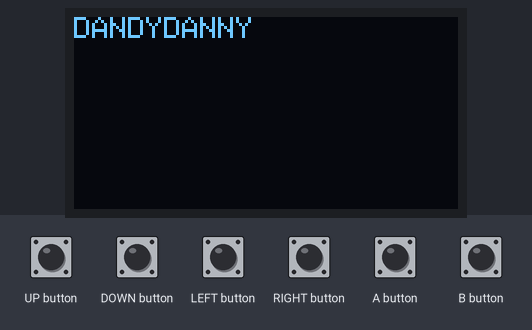
The sketch below on a simulated Arduboy, built with avr-gcc and run on an emulated ATmega32U4. Shown: 128×64 one-colour display. The inputs (shaded band) are chosen by the test bench.

Above: at 1.2 s.
1.3 s: DOWN button pressed for 0.15 s
At 2.6 s:
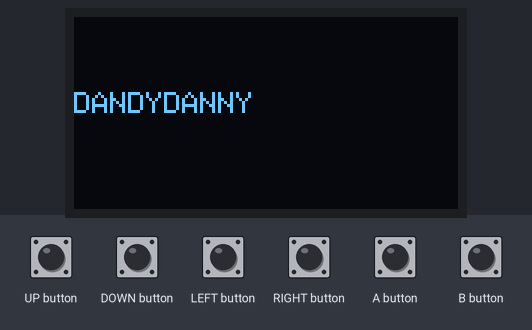
2.9 s: A button pressed for 0.15 s
At 2.98 s:
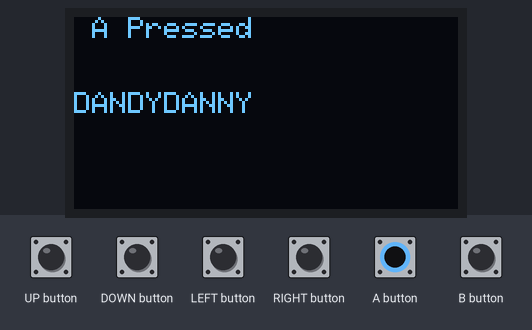
4.5 s: B button pressed for 0.15 s
At 4.58 s:
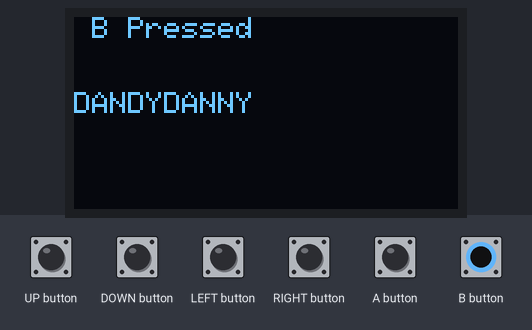
6.1 s: RIGHT button pressed for 1 s
At 7.5 s:
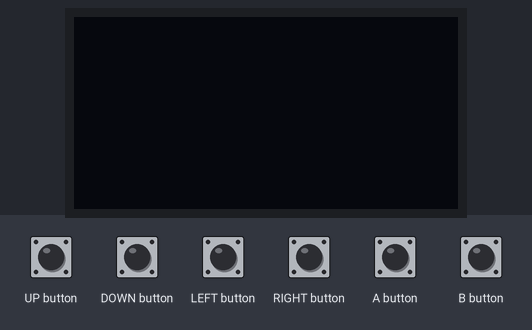
8.6 s: LEFT button pressed for 0.15 s
At 9.4 s:
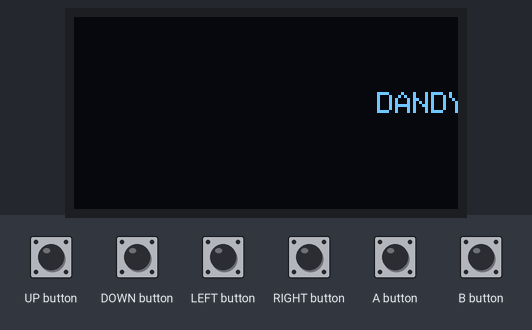
10.2 s: UP button pressed for 0.15 s
At 11.5 s:
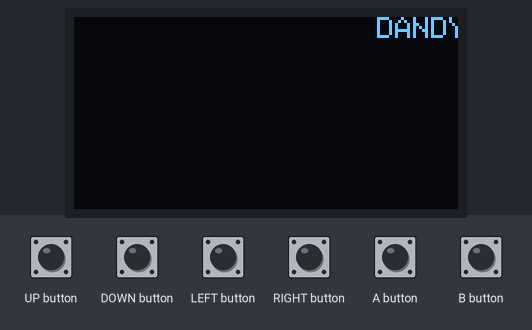
Timing chart, 0 to 12.8 s (numbered marks = the images above; inputs shaded):
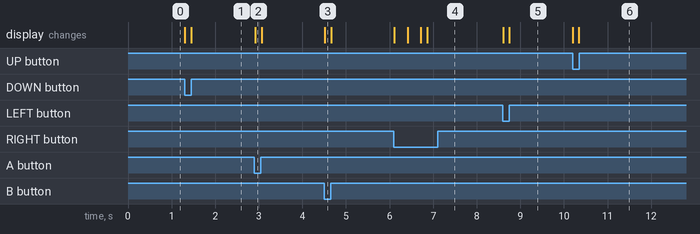

The sketch:

button_input.ino
```cpp
#include <Arduboy.h>

Arduboy arduboy;

int counter;
int x;
int y;

//The setup() function runs once when you turn your Arduboy on
void setup() {
  //Start the Arduboy properly and display the Arduboy logo
  arduboy.begin();
  //Get rid of the Arduboy logo and clear the screen
  arduboy.clear();
  //Assign our counter variable to be equal to 0
  x = 0;
  y = 0;
}

//The loop() function repeats forever after setup() is done
void loop() {
  //Clear whatever is printed on the screen
  arduboy.clear();
  //Check if the UP_BUTTON is being pressed
  if( arduboy.pressed(UP_BUTTON) == true) {
    //Increase counter by 1
    y = y - 1;
  }
  //Check if the DOWN_BUTTON is being pressed
  if( arduboy.pressed(DOWN_BUTTON) == true) {
    //Decrease counter
    y = y + 1;
  }
  //Check if the LEFT_BUTTON is being pressed
  if( arduboy.pressed(LEFT_BUTTON) == true) {
    //Increase counter by 1
    x = x - 1;
  }
  //Check if the RIGHT_BUTTON is being pressed
  if( arduboy.pressed(RIGHT_BUTTON) == true) {
    //Decrease counter
    x = x + 1;
  }

  // set boundary
  if ( x > 128 ) {
    x = 128;
  }
  if ( y > 64 ) {
    y = 64;
  }
  if ( x < 0 ) {
    x = 0;
  }
  if ( y < 0 ) {
    y = 0;
  }

  // detect A & B button press
  if ( arduboy.pressed(A_BUTTON) == true && arduboy.pressed(B_BUTTON) == true) {
    arduboy.print(" A+B Pressed");
    arduboy.display();
  } else if ( arduboy.pressed(A_BUTTON) == true) {
    arduboy.print(" A Pressed");
    arduboy.display();
  } else if ( arduboy.pressed(B_BUTTON) == true) {
    arduboy.print(" B Pressed");
    arduboy.display();
  }

  arduboy.setCursor(x, y);
  arduboy.print("DANDYDANNY");
  //Refresh the screen to show whatever's printed to it
  arduboy.display();
}
```

Measured:
- after the input at 1.3 s, the display: first changes at once (image 1 shows a later state)
- after the input at 2.9 s, the display: changes at once (image 2)
- after the input at 4.5 s, the display: changes at once (image 3)
- after the input at 6.1 s, the display: first changes at once (image 4 shows a later state)
- after the input at 8.6 s, the display: first changes at once (image 5 shows a later state)
- after the input at 10.2 s, the display: first changes at once (image 6 shows a later state)
